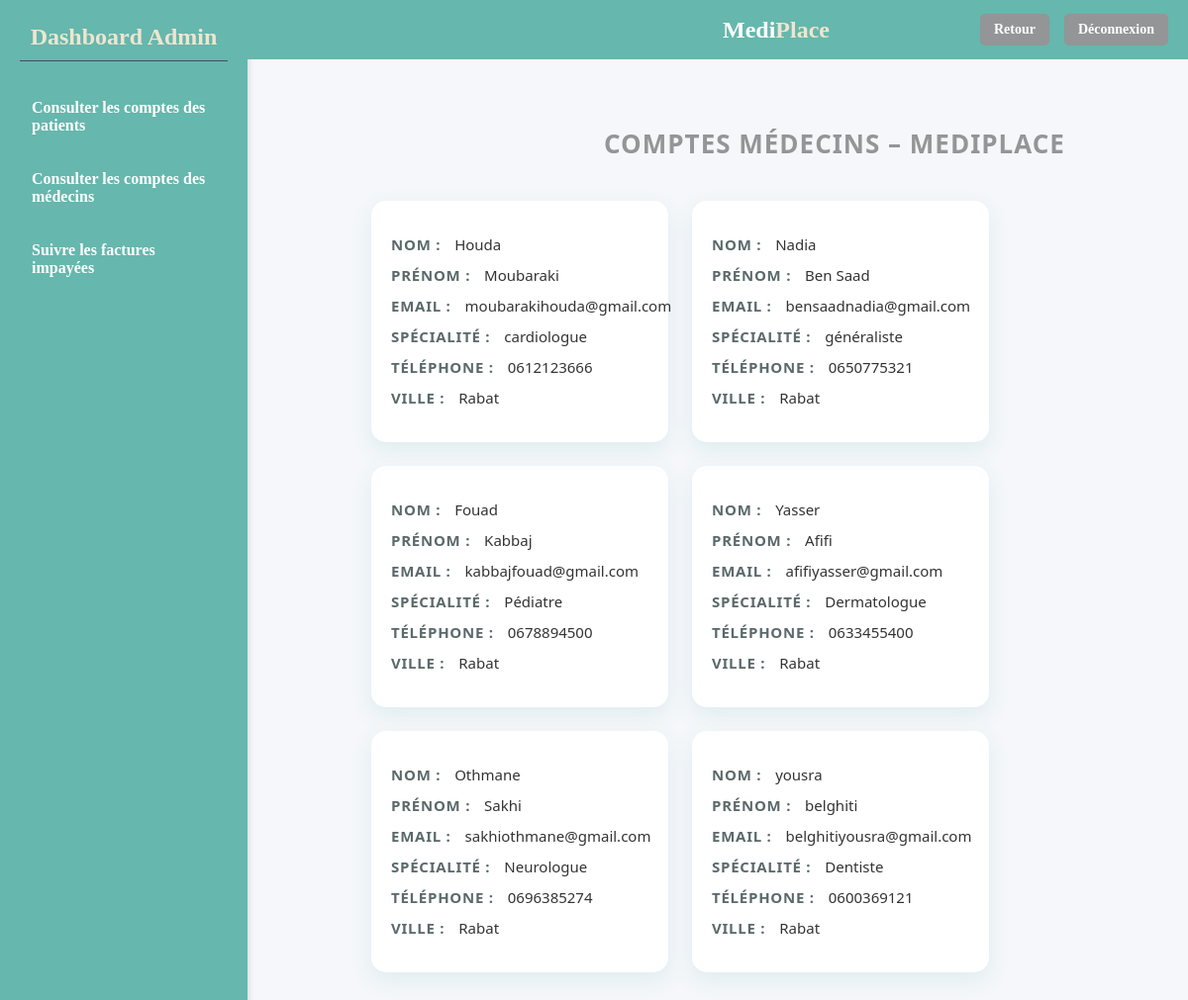
Page /voirmeds/ on the earlier database version.
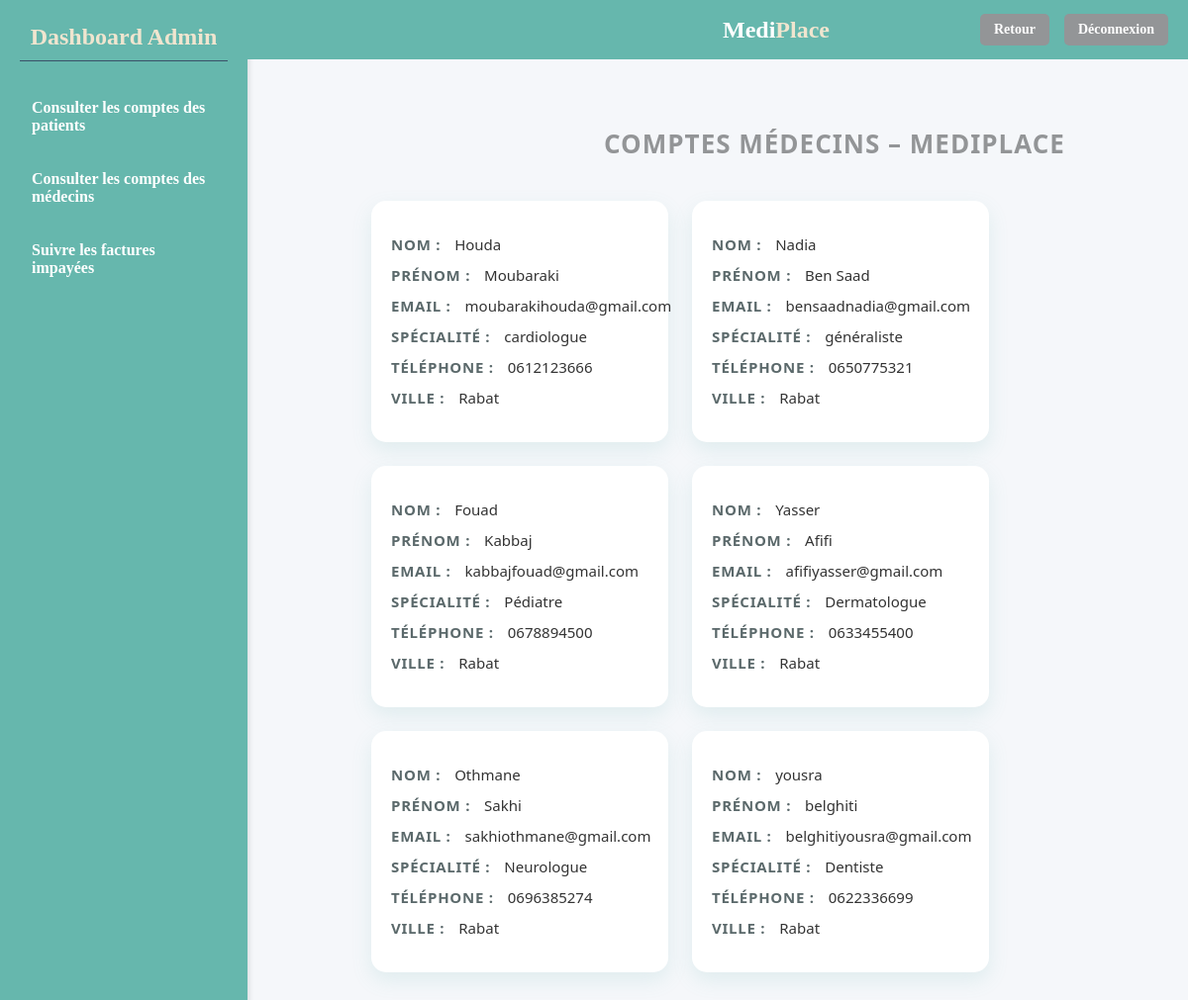
Same page on the later database version.
### cabinet/models.py (models this page shows, shortened)
class Medecin(models.Model):
    nom = models.CharField(max_length=50)
    prenom = models.CharField(max_length=50)
    email = models.EmailField(unique=True)
    mot_de_passe = models.CharField(max_length=128)
    specialite = models.CharField(max_length=50)
    numero_telephone = models.CharField(max_length=15)
    ville = models.CharField(max_length=50)

### cabinet/views.py (the view)
# urls.py: path("voirmeds/",views.voircomptemed_admin,name="voircomptemed_admin"),
def voircomptemed_admin(request):
    tab=Medecin.objects.all()
    return render(request,'cabinet/voircomptemed_admin.html',{'med':tab})

### cabinet/templates/cabinet/voircomptemed_admin.html (shortened to what this page needs)
<!DOCTYPE html>
<html lang="fr">
<head>
    {% load static %}
  <link rel="stylesheet" href="{% static 'cabinet/css/voircomptemed_admin.css' %}"/>
</head>
<body>
<header>
  <div class="logo">
    <span class="medi">Medi</span><span class="place">Place</span>
  </div>
  <div class="header-buttons">
    <a href="{% url 'main_admin' %}" class="nav-btn">Retour</a>
    <a href="{% url 'landing' %}" class="nav-btn">Déconnexion</a>
  </div>
</header>
<div class="sidebar">
  <h2>Dashboard Admin</h2>
  <ul>
    <li><a href="{% url 'voircomptepat_admin' %}" >Consulter les comptes des patients</a></li>
    <li><a href="{% url 'voircomptemed_admin' %}" >Consulter les comptes des médecins</a></li>
    <li><a href="{% url 'voirfact_admin' %}" >Suivre les factures impayées</a></li>
  </ul>
</div>
<div class="main-content">
    <h1 class="page-title">Comptes Médecins – MediPlace</h1>
  <div class="cards-container">
    {% for x in med %}
      <div class="card doctor-card">
        <p><span class="label">Nom :</span> {{ x.nom }}</p>
        <p><span class="label">Prénom :</span> {{ x.prenom }}</p>
        <p><span class="label">Email :</span> {{ x.email }}</p>
        <p><span class="label">Spécialité :</span> {{ x.specialite }}</p>
        <p><span class="label">Téléphone :</span> {{ x.numero_telephone }}</p>
        <p><span class="label">Ville :</span> {{ x.ville }}</p>
      </div>
    {% endfor %}
  </div>
</div>
</body>
</html>

Differences in the rows shown:
changed Medecin "yousra": numero_telephone "0600369121" → "0622336699"
